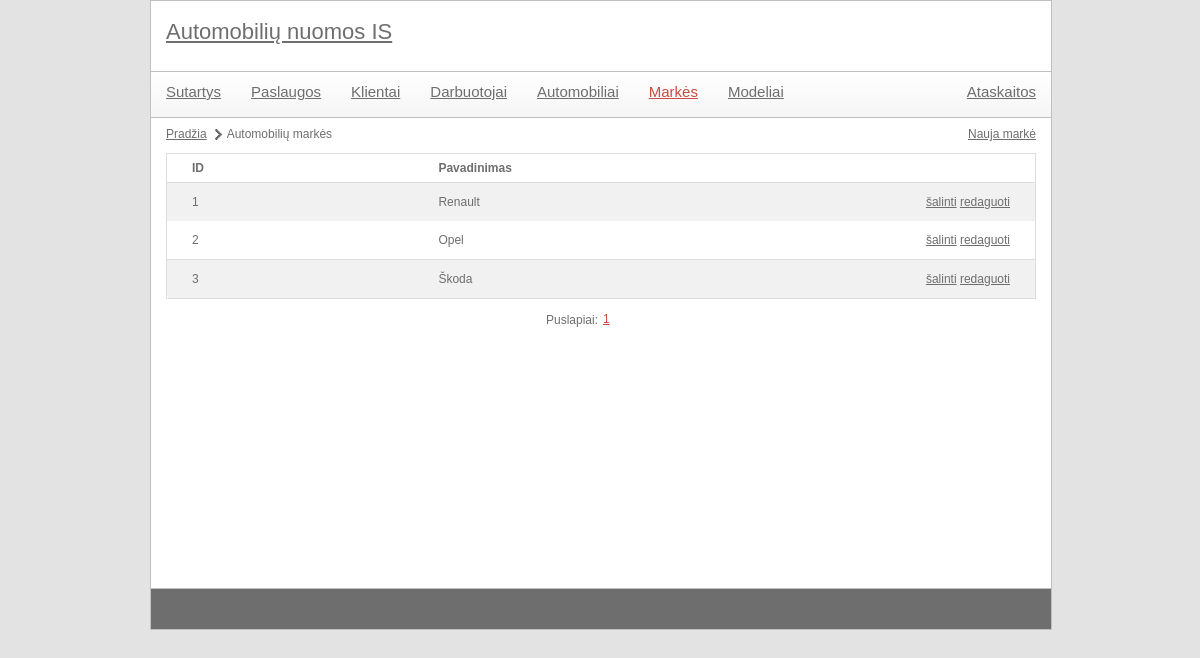
Screenshot of /autonuoma/index.php?module=brand&action=list with the database file from the repository.
### tables this page shows
CREATE TABLE `pavyzdys_markes` (
  `pavadinimas` varchar(20) NOT NULL,
  `id` int(11) NOT NULL
);

### autonuoma/controls/brand_list.php (called while the page is built)
<?php
include 'libraries/brands.class.php';
$brandsObj = new brands();
$elementCount = $brandsObj->getBrandListCount();
include 'utils/paging.class.php';
$paging = new paging(config::NUMBER_OF_ROWS_IN_PAGE);
$paging->process($elementCount, $pageId);
$data = $brandsObj->getBrandList($paging->size, $paging->first);
include 'templates/brand_list.tpl.php';
?>

### autonuoma/index.php (called while the page is built, shortened)
<?php
	include 'utils/mysql.class.php';
	if(isset($_GET['module'])) {
		$module = mysql::escape($_GET['module']);
	}
	include 'templates/main.tpl.php';
?>

### autonuoma/utils/mysql.class.php (called while the page is built, shortened)
<?php
class mysql {
    protected static $connection;
    public static function connect() {
		if(!isset(self::$connection)) {
            self::$connection = new mysqli(config::DB_SERVER, config::DB_USERNAME, config::DB_PASSWORD, config::DB_NAME);
        }
        return self::$connection;
    }
    public static function query($query) {
        $connection = mysql::connect();
        $result = $connection->query($query);
        return $result;
    }
    public static function select($query) {
        $rows = array();
        $result = mysql::query($query);
        while ($row = $result->fetch_assoc()) {
            $rows[] = $row;
        }
        return $rows;
    }
	public static function escape($field) {
		$connection =  mysql::connect();
		return mysqli_real_escape_string($connection, $field);
	}
}

### autonuoma/utils/paging.class.php (called while the page is built, shortened)
<?php
class paging {
	public $size;
	public function __construct($rowsPerPage) {
		$this->size = $rowsPerPage;
	}
	public function process($total, $currentPage) {
		$this->first = ($currentPage - 1) * $this->size;
	}
}
?>

### autonuoma/libraries/brands.class.php (called while the page is built, shortened)
<?php
class brands {
	private $markes_lentele = '';
	public function __construct() {
		$this->markes_lentele = config::DB_PREFIX . 'markes';
	}
	public function getBrandList($limit = null, $offset = null) {
		$limitOffsetString = "";
		if(isset($limit)) {
			$limitOffsetString .= " LIMIT {$limit}";
			if(isset($offset)) {
				$limitOffsetString .= " OFFSET {$offset}";
			}
		}
		$query = "  SELECT *
					FROM {$this->markes_lentele}{$limitOffsetString}";
		$data = mysql::select($query);
		return $data;
	}
}

### autonuoma/templates/brand_list.tpl.php (the view, shortened to what this page needs)
<ul id="pagePath">
	<li><a href="index.php">Pradžia</a></li>
	<li>Automobilių markės</li>
</ul>
<div id="actions">
	<a href='index.php?module=<?php echo $module; ?>&action=create'>Nauja markė</a>
</div>
<table class="listTable">
	<tr>
		<th>ID</th>
		<th>Pavadinimas</th>
		<th></th>
	</tr>
	<?php
		foreach($data as $key => $val) {
			echo
				"<tr>"
					. "<td>{$val['id']}</td>"
					. "<td>{$val['pavadinimas']}</td>"
					. "<td>"
						. "<a href='#' onclick='showConfirmDialog(\"{$module}\", \"{$val['id']}\"); return false;' title=''>šalinti</a>&nbsp;"
						. "<a href='index.php?module={$module}&action=edit&id={$val['id']}' title=''>redaguoti</a>"
					. "</td>"
				. "</tr>";
		}
	?>
</table>
<?php
	include 'templates/paging.tpl.php';
?>

### autonuoma/style/main.css (style rules this page uses)
body { color: #6e6e6e; font-family: Verdana, Geneva, sans-serif; font-size: 12px; background-color: #e3e3e3; width: 900px; margin: 0px auto; }
a { color: #6e6e6e; }
#contentMain table { margin-top: 3px; width: 100%; border-collapse: collapse; border: 1px solid #ddd; }
#contentMain table th { text-align: left; padding: 8px 25px; font-weight: bold; }
#contentMain table th:last-child { width: 40px; }
#contentMain table th:first-child { border-top-left-radius: 5px; moz-border-top-left-radius: 5px; }
#contentMain table th:last-child { border-top-right-radius: 5px; moz-border-top-right-radius: 5px; }
#contentMain table.listTable tr:nth-child(even) { background-color: #f1f1f1; }
#contentMain table td { padding: 8px 25px; text-align: center; line-height: 22px; text-align: left; }
#contentMain table tr:last-child td:first-child { border-bottom-left-radius: 5px; moz-border-bottom-left-radius: 5px; }
#contentMain table tr:last-child td:last-child { border-bottom-right-radius: 5px; moz-border-bottom-right-radius: 5px; }
#contentMain table.listTable tr:nth-child(odd) { background-color: #fff; border-bottom: 1px solid #ddd; }
#contentMain #pagePath { margin: 10px 0px 10px 0px; display: block; float: left; }
#contentMain #pagePath li { float: left; display: block; margin-right: 5px; background: url(images/page-path-separator.png) center right no-repeat; padding-right: 15px; }
#contentMain #pagePath li:last-child { background: none; }
#contentMain #actions { float: right; margin: 10px 0px 0px 0px; }
#contentMain #actions a { margin-left: 7px; }

### rows the page displays
pavyzdys_markes: id "1", pavadinimas "Renault"
pavyzdys_markes: id "2", pavadinimas "Opel"
pavyzdys_markes: id "3", pavadinimas "Škoda"

### other values shown
$value['page'] "1"
